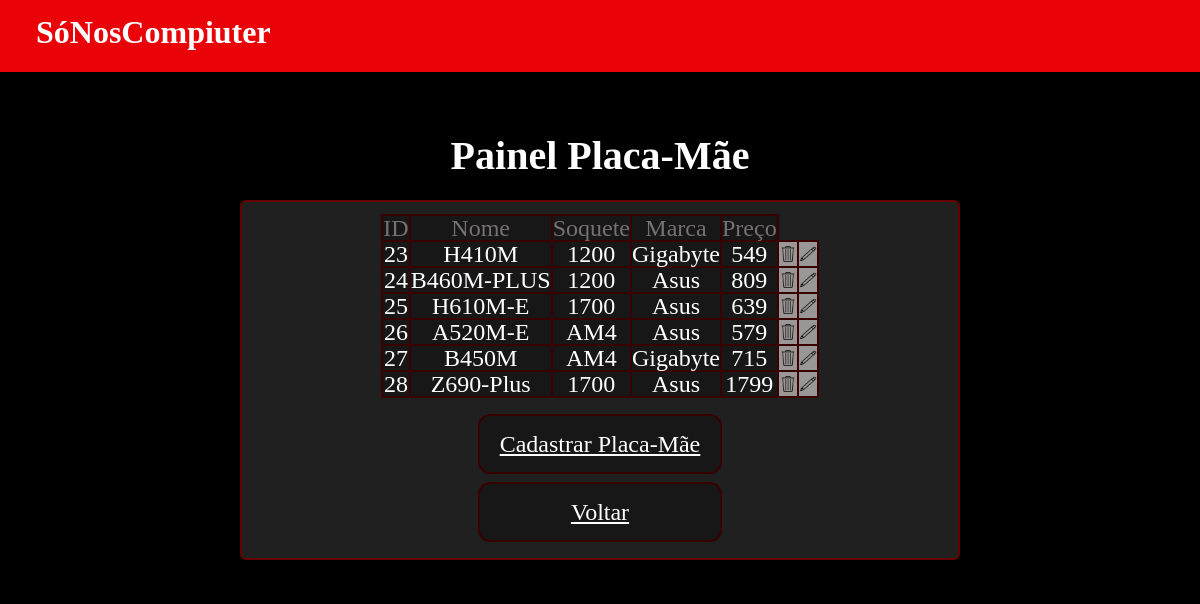
The page /login/painel_placa_mae.php (signed in) on the database its author committed.
### tables this page shows
CREATE TABLE `placa_mae` (
  `id` int(5) NOT NULL,
  `soquete_mae` varchar(50) DEFAULT NULL,
  `marca` varchar(50) DEFAULT NULL,
  `preco` float DEFAULT NULL,
  `nome_mae` varchar(50) NOT NULL
);

### login/painel_placa_mae.php (the view, shortened to what this page needs)
<?php
    include('conexao2.php');
?>
<!DOCTYPE html>
<html lang="pt-br">
<head>
    <link href="//maxcdn.bootstrapcdn.com/font-awesome/4.2.0/css/font-awesome.min.css" rel="stylesheet">
    <link rel="stylesheet" media="screen" href="https://fontlibrary.org//face/horta" type="text/css" />
    <link rel="stylesheet" href="../css/reset.css">
    <link rel="stylesheet" href="../css/style.css">
</head>
<body>
    <header>
        <a href="index.php"><button class="titulo">SóNosCompiuter</button></a>
    </header>
    <h1>Painel Placa-Mãe</h1>
    <form action="" method="POST">
        <div class="painel">
            <table border="1">
                <tr>
                    <td class="tabela">ID</td>
                    <td class="tabela">Nome</td>
                    <td class="tabela">Soquete</td>
                    <td class="tabela">Marca</td>
                    <td class="tabela">Preço</td>
                </tr>
                <?php
                    $consulta = $conexao->query('SELECT * FROM placa_mae');
                    while ($registro = $consulta->fetch(PDO::FETCH_ASSOC)) {
                        echo "<tr>";
                        echo '<td class="id-peca">' . $registro['id'] . '</td>';
                        echo '<td class="id-peca">' . $registro['nome_mae'] . '</td>';
                        echo '<td class="id-peca">' . $registro['soquete_mae'] . '</td>';
                        echo '<td class="id-peca">' . $registro['marca'] . '</td>';
                        echo '<td class="id-peca">' . $registro['preco'] . '</td>';
                        echo '<td class="pencil"> <a href="?id_modal='.$registro['id'].'&modal_show=1"><img class="trash" src="../img/trash.png" alt=""></a> </td>';
                        echo '<td class="pencil"> <a href="edit_placa_mae.php?id='.$registro['id'].'"><img class="trash"  src="../img/pencil.png" alt=""></a> </td>';
                        echo "</tr>";
                    }
                ?>
            </table>
            <div class="painel-container">
                <div class="div-painel">
                    <p class="style-p"><a class="style-href" href="cadastro_placa_mae.php">Cadastrar Placa-Mãe</a></p>
                </div>
                <div class="div-painel">
                    <p class="style-p"><a class="style-href" href="painel.php">Voltar</a></p>
                </div>
            </div>
        </div>
    </form>
</body>
</html>

### css/style.css (style rules this page uses)
.titulo { font-family: 'HortaRegular'; font-weight: normal; background-color: rgb(233, 3, 9); height: 8vh; width: 10vw; border: none; color: white; font-weight: bold; font-size: 4vh; cursor: pointer; transition: background-color 0.30s; margin-left: 3vw; position: absolute; }
body { background-color: black; }
header { height: 9vh; background-color: rgb(233, 3, 9); border: none; }
* { padding: 0; margin: 0; }
h1 { color: white; font-family: 'HortaRegular'; font-weight: bold; text-align: center; font-size: 5vh; margin-top: 8vh; margin-bottom: 3vh; }
p { color: white; font-family: 'HortaRegular'; }
::placeholder { text-align: left; font-size: 16px; bottom: 30; opacity: 0.2; }
.style-href { color: white; cursor: pointer; transition: 0.30s; text-align: center; }
.style-p { height: 100%; }
.div-painel { background-color: rgb(23, 23, 23); border-color: rgb(56, 0, 0); border-width: 0.2vw; border-style: solid; transition: 0.30s; border-radius: 1vw; display: flex; justify-content: center; height: 5vh; margin-bottom: 1vh; width: 20vw; cursor: pointer; font-size: 3vh; padding-top: 2vh; }
.painel { border-color: rgb(100, 0, 0); border-style: solid; border-width: 2px; background-color: rgb(32, 32, 32); margin-left: 30%; margin-right: 30%; border-radius: 4px; padding-bottom: 1%; padding-top: 1%; display: flex; justify-content: center; align-items: center; flex-direction: column; }
.painel { border-color: rgb(100, 0, 0); border-style: solid; border-width: 0.2vw; background-color: rgb(32, 32, 32); margin-left: 20vw; margin-right: 20vw; border-radius: 0.5vw; padding-bottom: 1vh; padding-left: 2vw; padding-right: 2vw; font-size: 3vh; }
.id-peca { color: white; text-align: center; background-color: rgb(23, 23, 23); border-width: 0.2vw; border-color: rgb(56, 0, 0); border-style: solid; }
.painel-container { display: flex; flex-direction: column; justify-content: center; align-items: center; margin-top: 2vh; }
.tabela { color: rgb(119, 114, 114); text-align: center; background-color: rgb(23, 23, 23); border-width: 0.2vw; border-color: rgb(56, 0, 0); border-style: solid; }
.pencil { text-align: center; background-color: rgb(156, 151, 151); border-width: 0.2vw; border-color: rgb(56, 0, 0); border-style: solid; transition: 0.15s; }
.trash { height: 2vh; width: 1.5vw; }

### rows shown on the page
placa_mae: id "23", nome_mae "H410M", soquete_mae "1200", marca "Gigabyte", preco "549"
placa_mae: id "24", nome_mae "B460M-PLUS", soquete_mae "1200", marca "Asus", preco "809"
placa_mae: id "25", nome_mae "H610M-E", soquete_mae "1700", marca "Asus", preco "639"
placa_mae: id "26", nome_mae "A520M-E", soquete_mae "AM4", marca "Asus", preco "579"
placa_mae: id "27", nome_mae "B450M", soquete_mae "AM4", marca "Gigabyte", preco "715"
placa_mae: id "28", nome_mae "Z690-Plus", soquete_mae "1700", marca "Asus", preco "1799"
